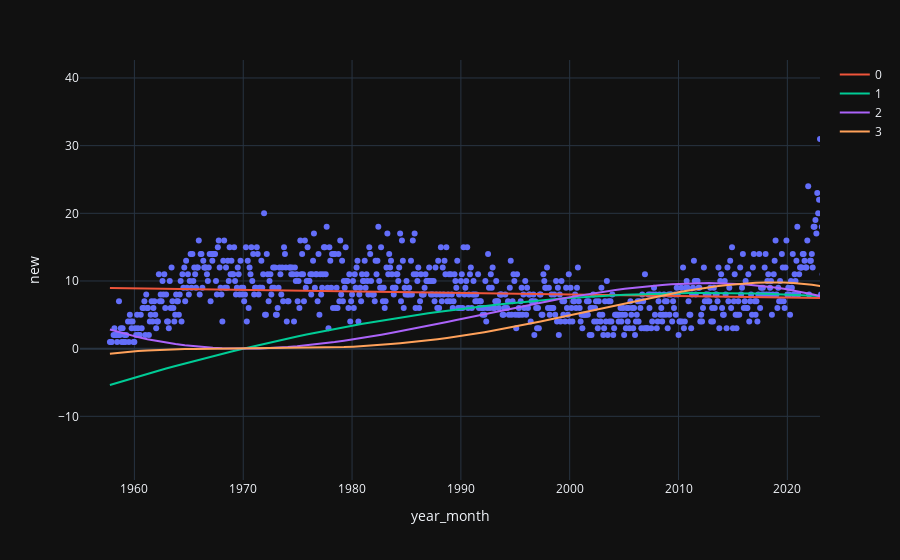

The notebook cell this image was saved under:
### Code cell
df = launches_per_month
X = df['year_month'].apply(lambda c: c.timestamp() * 1000).values.reshape(-1, 1)
x_range = np.linspace(X.min(), X.max(), 100).reshape(-1, 1)

fig = px.scatter(df, x='year_month', y='new')
for degree in [1, 2, 3, 4]:
	poly = PolynomialFeatures(degree)
	poly.fit(X)
	X_poly = poly.transform(X)
	x_range_poly = poly.transform(x_range)

	model = LinearRegression(fit_intercept=False)
	model.fit(X_poly, df['new'])
	y_poly = model.predict(x_range_poly)

	fig.add_trace(go.Scatter(x=x_range.squeeze(), y=y_poly, name=degree-1))

fig.update_layout({
	'template': 'plotly_dark',
	'xaxis_range': ['1955', '2023']
})
fig.show()
